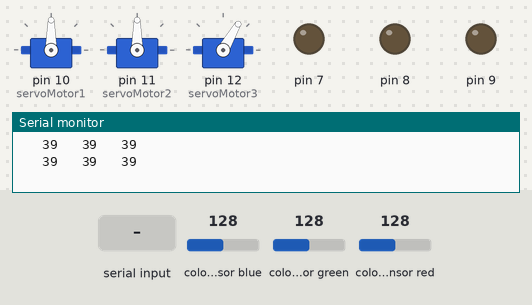
The sketch below on a simulated Arduino Uno, built with avr-gcc and run on an emulated ATmega328P. Shown: 3 × servo, output pins drawn as LEDs (lit = HIGH), the last lines printed to the serial monitor. Wiring (inferred from the names in the program): TCS3200 colour sensor: output pin 6; S2 pin 4; S3 pin 5; S0 pin 2; S1 pin 3. The inputs (shaded band) are chosen by the test bench; at power-on: colour sensor green 128, colour sensor blue 128, colour sensor red 128. Pins used as bus, display or sensor lines are not drawn.

Above: at 1.2 s.
1.3 s: colour sensor green set to 191
4.2 s: "A" received over Serial
At 6.5 s:
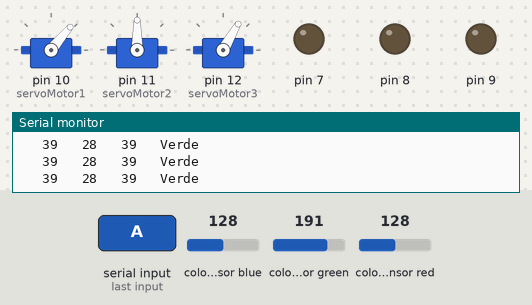
6.9 s: colour sensor blue set to 182
9.9 s: colour sensor blue set to 189
12.9 s: colour sensor blue set to 192
15.8 s: colour sensor blue set to 198
At 18.7 s:
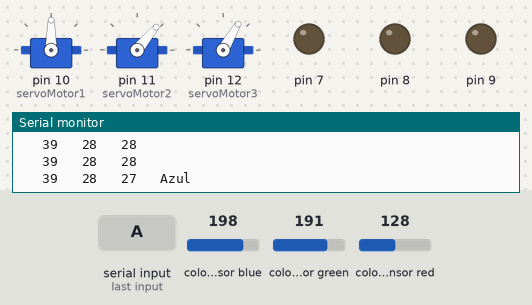
Timing chart, 0 to 19.8 s (numbered marks = the images above; inputs shaded):
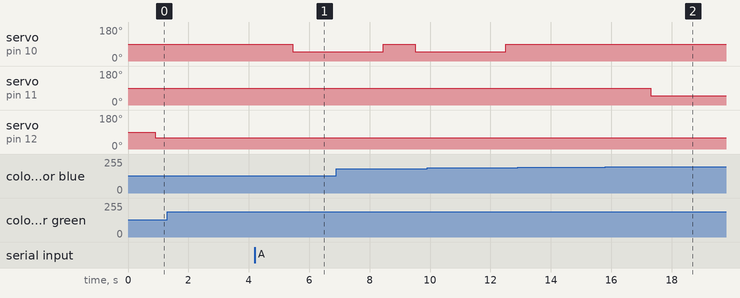

The sketch:

bloothu.ino
```cpp
#include <Servo.h>
Servo servoMotor1;
Servo servoMotor2;
Servo servoMotor3;
const int s0 = 2;
const int s1 = 3;
const int s2 = 4;
const int s3 = 5;
const int out = 6;
int rojo = 0;
int verde = 0;
int azul = 0;
char dato=0;


void setup() {
pinMode(7,OUTPUT);
pinMode(8,OUTPUT);
pinMode(9,OUTPUT);
pinMode(10,OUTPUT);
 Serial.begin(9600);
 servoMotor1.attach(10);
 //servoMotor1.write(0);
  servoMotor2.attach(11);
 //servoMotor2.write(0);
  servoMotor3.attach(12);
 //servoMotor3.write(0);

 pinMode(s0,OUTPUT);
  pinMode(s1,OUTPUT);
  pinMode(s2,OUTPUT);
  pinMode(s3,OUTPUT);
  pinMode(out,INPUT);
  digitalWrite(s0,HIGH);
  digitalWrite(s1,HIGH);

}
 int w;


void loop() {
if(Serial.available()>0){ //Verifica el primer caracter que ingresa al puerto serial
  //estado = Serial.read();
dato = Serial.read();
}


color();
  Serial.print("   ");
  Serial.print(rojo, DEC);
  Serial.print("   ");
  Serial.print(verde, DEC);
  Serial.print("   ");
  Serial.print(azul, DEC);

  if (rojo < azul && verde > azul && rojo < 35)
  {
   Serial.println("   Rojo");
    w = 3;
  }
  else if (azul < rojo && azul < verde && verde < rojo)
  {
   Serial.println("   Azul");
      w = 2;
  }

  else if (rojo > verde && azul > verde)
  {
   Serial.println("   Verde");
  w = 1;

  }
  else{
  Serial.println("  ");
  }
  delay(900);


   servoMotor3.write(60);


//SELECCIÓN POR DEFECTO (AUTOMATICO)   "A"
//SELECCIÓNA      "B"

  if(dato=='A'){

if(w == 1)//w=1 verde
   {
    delay(50);
    servoMotor1.write(50);////
    delay(3000);
    servoMotor1.write(90);
    //servoMotor3.write(60);
    delay(100);
    servoMotor1.write(90);
    w=0;
   }

  if(w == 2) //w=2 azul
   {
    delay(200);
    servoMotor2.write(50);
    delay(3000);
    servoMotor2.write(90);
    delay(100);
    servoMotor2.write(90);
    w=0;
   }

  if(w == 3) //w=3 rojo
   {
    delay(300);
    servoMotor1.write(90);
    servoMotor2.write(90);
    w=0;
   }
  }


  if(dato=='B'){
 if(dato == '1' && w == 1){
    delay(100);
    servoMotor1.write(0);
    servoMotor2.write(0);
    servoMotor3.write(60);

   }


 if(dato == '3' && w == 3)
   {
    servoMotor1.write(60);
    servoMotor2.write(0);
    servoMotor3.write(0);

   }

   if(dato == '5' && w == 2)
   {
    servoMotor1.write(0);
    servoMotor2.write(60);
    servoMotor3.write(0);

   }
         }
}
void color()
{
  digitalWrite(s2, LOW);
  digitalWrite(s3, LOW);
  rojo = pulseIn(out, digitalRead(out) == HIGH ? LOW : HIGH);
  digitalWrite(s3, HIGH);
  azul = pulseIn(out, digitalRead(out) == HIGH ? LOW : HIGH);
  digitalWrite(s2, HIGH);
  verde = pulseIn(out, digitalRead(out) == HIGH ? LOW : HIGH);
}
```

Measured:
- the behaviour switches between 194 and 195 on colour sensor blue (found by bisection; images 1 and 2)
- after the input at 4.2 s, servo on pin 10 (servoMotor1): 90° → 50° after 1.3 s
- after the input at 15.8 s, servo on pin 11 (servoMotor2): 90° → 50° after 1.5 s
